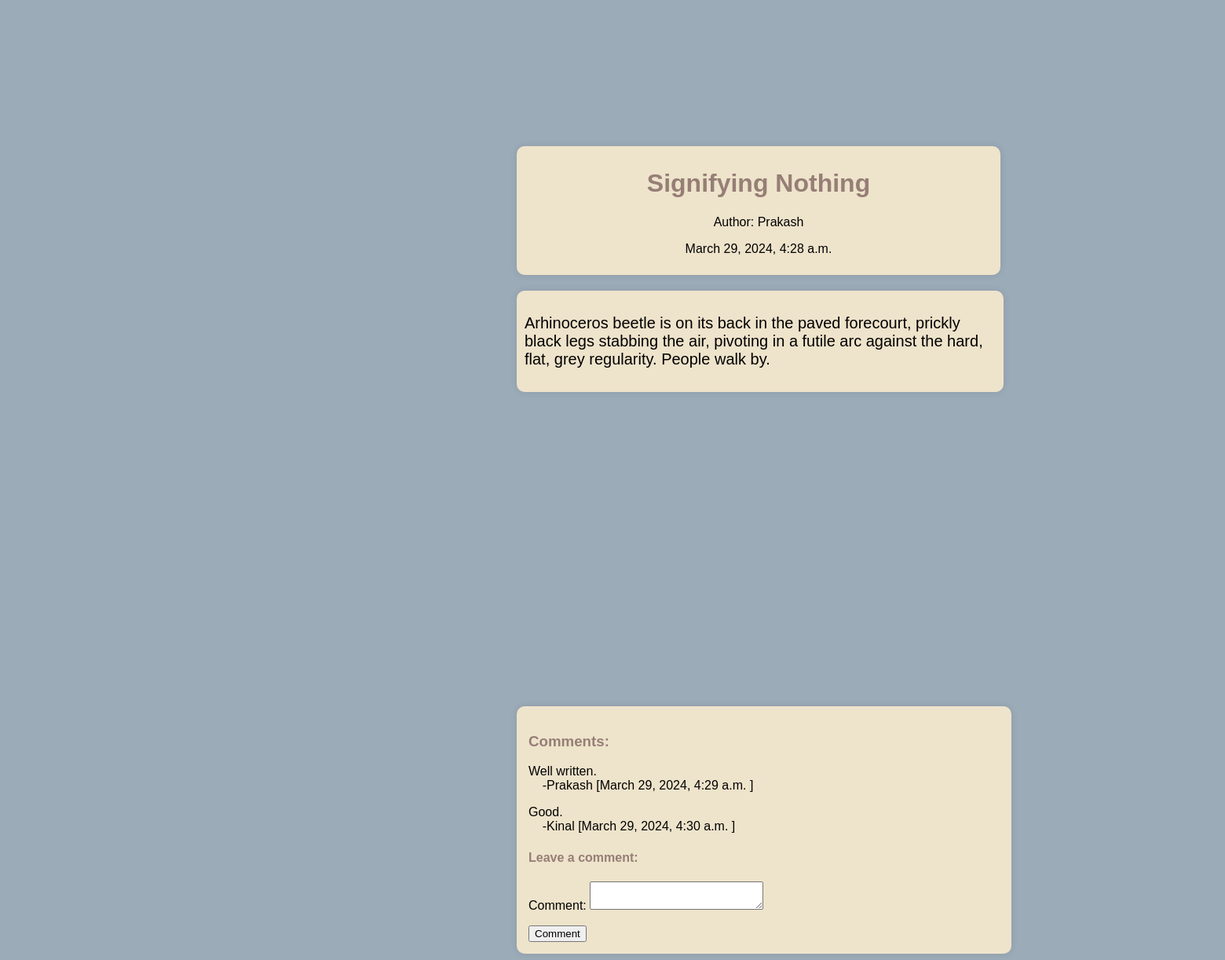
Page /blog/blogs/13/ on the committed database.
### blog/models.py (models this page shows, shortened)
class BaseModel(models.Model):
    created_at = models.DateTimeField(auto_now_add=True)
    updated_at = models.DateTimeField(auto_now=True)
    class Meta:
        abstract = True

class BlogPost(BaseModel):
    title = models.TextField(default="No title available")
    author = models.ForeignKey(Author, on_delete=models.CASCADE, related_name="blogs")
    content = models.TextField()
    class Meta:
        db_table = "blog_post"

class Author(BaseModel):
    user = models.OneToOneField(
        User, on_delete=models.CASCADE, default=None, related_name="author"
    )
    name = models.CharField(max_length=50)
    biological_info = models.TextField()
    class Meta:
        db_table = "authors"
    def __str__(self):
        return self.name

class Comment(BaseModel):
    user = models.ForeignKey(
        User, on_delete=models.CASCADE, default=None, related_name="created_comments"
    )
    blog = models.ForeignKey(
        BlogPost, on_delete=models.CASCADE, related_name="comments"
    )
    comment = models.TextField()
    class Meta:
        db_table = "comments"

### blog/views.py (the view)
# urls.py: path("blogs/<int:pk>/", views.BlogDetail.as_view(), name="blogdetail"),
class BlogDetail(generic.DetailView, FormMixin):
    model = BlogPost
    template_name = "blog/blog_detail.html"
    context_object_name = "post"
    form_class = CommentForm
    def get_context_data(self, **kwargs: Any):
        context = super().get_context_data(**kwargs)
        post = self.get_object()
        context["comments"] = Comment.objects.filter(blog=post).select_related("blog")
        context["form"] = CommentForm()
        return context
    def post(self, request, *args, **kwargs):
        if not request.user.is_authenticated:
            return redirect(f'{reverse("users:login")}?next={request.path}')
        form = self.form_class(request.POST)
        post = self.get_object()
        user = request.user
        if form.is_valid():
            comment = form.cleaned_data["comment"]
            comment_instance = Comment.objects.create(
                user=user, blog=post, comment=comment
            )
            return redirect(".")

### blog/form.py
class CommentForm(forms.ModelForm):
    class Meta:
        model = Comment
        fields = ["comment"]
        widgets = {
            "comment": forms.Textarea(attrs={"rows": 2, "cols": 25}),
        }

### blog/templates/blog/blog_detail.html (shortened to what this page needs)
{% extends 'blog/base.html' %}
    {% block htmlhead %} {% load static %}
    <link rel="stylesheet" href="{% static 'blog/blog_detail.css' %}" />
    {% endblock htmlhead %}
    {% block content %}
    <div class="post">
      <div class="headline">
        <div class="title">
          <h1>{{ post.title }}</h1>
          <div class="author">
            <p>Author: {{ post.author }}</p>
            <p>{{ post.created_at }}</p>
          </div>
        </div>
      </div>
      <div class="content">
        <p>{{ post.content }}</p>
      </div>
      <div class="comment">
        {% if comments %}
        <h3>Comments:</h3>
        {% for comment in comments %}
        <p>
          {{ comment.comment }}</br>&nbsp;&nbsp;&nbsp;&nbsp;-{{ comment.user.username }} [{{ comment.created_at }} ]
          </p>
        {% endfor %} {% endif %}
        <h4>Leave a comment:</h4>
        <form method="post">
          {% csrf_token %} {{ form.as_p }}
          <input type="submit" value="Comment" class="button" />
        </form>
      </div>
    </div>
    {% endblock content%}

### blog/static/blog/base.css (style rules this page uses)
body { font-family: Arial, sans-serif; background-color: #9BABB8; }

### blog/static/blog/blog_detail.css (style rules this page uses)
.post { margin-left: 650px; }
.comment { max-width: 600px; margin-top: 400px; padding: 15px; background-color: #eee3cb; border-radius: 10px; box-shadow: 0px 0px 10px rgba(0, 0, 0, 0.1); }
.comment h3 { color: #967e76; }
.comment h4 { color: #967e76; }
.content { font-size: 20px; }
.headline { margin-top: 20px; max-width: 600px; padding: 8px; background-color: #eee3cb; border-radius: 10px; box-shadow: 0px 0px 10px rgba(0, 0, 0, 0.1); }
.title { text-align: center; color: #967e76; }
.author { color: black; }
.content { margin-top: 20px; max-width: 600px; padding: 10px; background-color: #eee3cb; border-radius: 10px; box-shadow: 0px 0px 10px rgba(0, 0, 0, 0.1); }

### rows in the picture
BlogPost: title "Signifying Nothing", author "Prakash", created_at "March 29, 2024, 4:28 a.m.", content "Arhinoceros beetle is on its back in the paved forecourt, prickly black legs stabbing the air, pivoting in a futile arc against the hard, flat, grey regularity. People walk by."
Comment: comment "Well written.", user.username "Prakash", created_at "March 29, 2024, 4:29 a.m."
Comment: comment "Good.", user.username "Kinal", created_at "March 29, 2024, 4:30 a.m."
